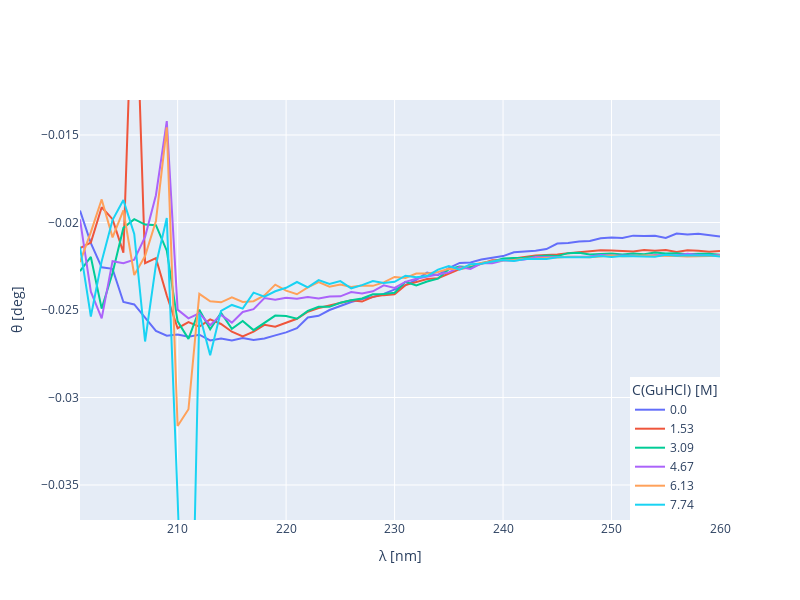

The notebook cell saved with this chart:
### Code cell
import plotly.graph_objects as go

fig = go.Figure()
for conc,c in zip(['C0', 'C1', 'C2', 'C3', 'C4', 'C5'],concentrazioni):
    fig.add_trace(go.Scatter(
        x=spettriRAW['λ'],
        y=spettriRAW[conc],
        mode='lines',
        name=np.round(c,2)
    ))

fig.update_layout(
    xaxis_title='λ [nm]',
    yaxis_title='θ [deg]',
    # title='Dati raccolti',
    legend_title='C(GuHCl) [M]',
    legend=dict(
        x=1,
        y=0,
        xanchor='right',
        yanchor='bottom',
        # font=dict(size=10),  # Make legend font smaller
    ),
    yaxis=dict(range=[-0.037, -0.013]),
    width=800,
    height=600,
)

fig.write_image('./images/spettro_raccolto.png')
fig.write_html('./html/spettro_raccolto.html')
fig.show()
